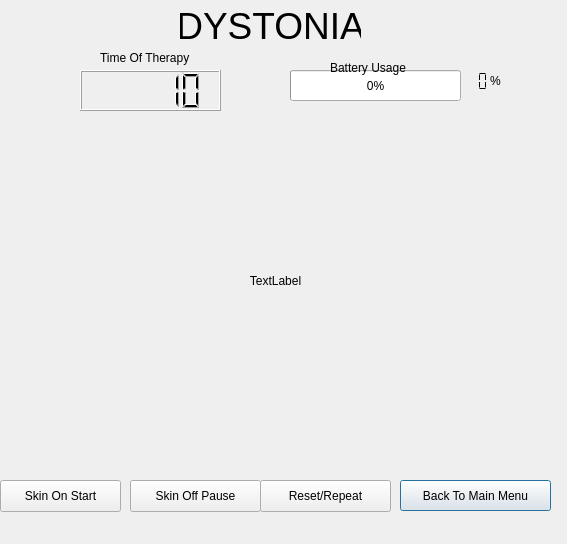
<?xml version="1.0" encoding="UTF-8"?>
<ui version="4.0">
 <class>Dysonia</class>
 <widget class="QDialog" name="Dysonia">
  <property name="geometry">
   <rect>
    <x>0</x>
    <y>0</y>
    <width>567</width>
    <height>544</height>
   </rect>
  </property>
  <property name="windowTitle">
   <string>Dialog</string>
  </property>
  <widget class="QPushButton" name="pushButton">
   <property name="geometry">
    <rect>
     <x>400</x>
     <y>480</y>
     <width>151</width>
     <height>31</height>
    </rect>
   </property>
   <property name="text">
    <string>Back To Main Menu</string>
   </property>
  </widget>
  <widget class="QLabel" name="sound">
   <property name="geometry">
    <rect>
     <x>10</x>
     <y>10</y>
     <width>81</width>
     <height>31</height>
    </rect>
   </property>
   <property name="text">
    <string/>
   </property>
  </widget>
  <widget class="QLabel" name="label">
   <property name="geometry">
    <rect>
     <x>180</x>
     <y>0</y>
     <width>181</width>
     <height>51</height>
    </rect>
   </property>
   <property name="font">
    <font>
     <pointsize>28</pointsize>
    </font>
   </property>
   <property name="text">
    <string>DYSTONIA</string>
   </property>
   <property name="alignment">
    <set>Qt::AlignCenter</set>
   </property>
  </widget>
  <widget class="QLabel" name="time">
   <property name="geometry">
    <rect>
     <x>400</x>
     <y>-20</y>
     <width>161</width>
     <height>91</height>
    </rect>
   </property>
   <property name="text">
    <string/>
   </property>
   <property name="alignment">
    <set>Qt::AlignRight|Qt::AlignTrailing|Qt::AlignVCenter</set>
   </property>
  </widget>
  <widget class="QLabel" name="imagelocation">
   <property name="geometry">
    <rect>
     <x>110</x>
     <y>120</y>
     <width>331</width>
     <height>321</height>
    </rect>
   </property>
   <property name="text">
    <string>TextLabel</string>
   </property>
   <property name="alignment">
    <set>Qt::AlignCenter</set>
   </property>
  </widget>
  <widget class="QLCDNumber" name="lcdNumber">
   <property name="geometry">
    <rect>
     <x>80</x>
     <y>70</y>
     <width>141</width>
     <height>41</height>
    </rect>
   </property>
   <property name="value" stdset="0">
    <double>10.000000000000000</double>
   </property>
  </widget>
  <widget class="QPushButton" name="pushButton_2">
   <property name="geometry">
    <rect>
     <x>0</x>
     <y>480</y>
     <width>121</width>
     <height>32</height>
    </rect>
   </property>
   <property name="text">
    <string>Skin On Start</string>
   </property>
  </widget>
  <widget class="QPushButton" name="pushButton_3">
   <property name="geometry">
    <rect>
     <x>130</x>
     <y>480</y>
     <width>131</width>
     <height>32</height>
    </rect>
   </property>
   <property name="text">
    <string>Skin Off Pause</string>
   </property>
  </widget>
  <widget class="QPushButton" name="pushButton_4">
   <property name="geometry">
    <rect>
     <x>260</x>
     <y>480</y>
     <width>131</width>
     <height>32</height>
    </rect>
   </property>
   <property name="text">
    <string>Reset/Repeat</string>
   </property>
  </widget>
  <widget class="QProgressBar" name="progressBar">
   <property name="geometry">
    <rect>
     <x>290</x>
     <y>70</y>
     <width>171</width>
     <height>31</height>
    </rect>
   </property>
   <property name="value">
    <number>0</number>
   </property>
  </widget>
  <widget class="QLabel" name="label_2">
   <property name="geometry">
    <rect>
     <x>140</x>
     <y>450</y>
     <width>281</width>
     <height>16</height>
    </rect>
   </property>
   <property name="font">
    <font>
     <pointsize>20</pointsize>
    </font>
   </property>
   <property name="text">
    <string/>
   </property>
   <property name="alignment">
    <set>Qt::AlignCenter</set>
   </property>
  </widget>
  <widget class="QLabel" name="label_3">
   <property name="geometry">
    <rect>
     <x>330</x>
     <y>60</y>
     <width>91</width>
     <height>16</height>
    </rect>
   </property>
   <property name="text">
    <string>Battery Usage</string>
   </property>
  </widget>
  <widget class="QLabel" name="label_4">
   <property name="geometry">
    <rect>
     <x>100</x>
     <y>50</y>
     <width>111</width>
     <height>16</height>
    </rect>
   </property>
   <property name="text">
    <string>Time Of Therapy</string>
   </property>
  </widget>
  <widget class="QLCDNumber" name="lcdNumber_2">
   <property name="geometry">
    <rect>
     <x>440</x>
     <y>70</y>
     <width>51</width>
     <height>23</height>
    </rect>
   </property>
   <property name="font">
    <font>
     <family>Abadi MT Condensed Extra Bold</family>
     <weight>75</weight>
     <bold>true</bold>
    </font>
   </property>
   <property name="frameShape">
    <enum>QFrame::NoFrame</enum>
   </property>
   <property name="frameShadow">
    <enum>QFrame::Raised</enum>
   </property>
   <property name="segmentStyle">
    <enum>QLCDNumber::Flat</enum>
   </property>
  </widget>
  <widget class="QLabel" name="label_5">
   <property name="geometry">
    <rect>
     <x>490</x>
     <y>70</y>
     <width>21</width>
     <height>21</height>
    </rect>
   </property>
   <property name="text">
    <string>%</string>
   </property>
  </widget>
  <widget class="QLabel" name="label_6">
   <property name="geometry">
    <rect>
     <x>320</x>
     <y>90</y>
     <width>111</width>
     <height>16</height>
    </rect>
   </property>
   <property name="font">
    <font>
     <weight>75</weight>
     <bold>true</bold>
    </font>
   </property>
   <property name="text">
    <string/>
   </property>
   <property name="alignment">
    <set>Qt::AlignCenter</set>
   </property>
  </widget>
 </widget>
 <resources/>
 <connections>
  <connection>
   <sender>pushButton_2</sender>
   <signal>clicked()</signal>
   <receiver>label_2</receiver>
   <slot>show()</slot>
   <hints>
    <hint type="sourcelabel">
     <x>114</x>
     <y>491</y>
    </hint>
    <hint type="destinationlabel">
     <x>161</x>
     <y>460</y>
    </hint>
   </hints>
  </connection>
  <connection>
   <sender>progressBar</sender>
   <signal>valueChanged(int)</signal>
   <receiver>lcdNumber_2</receiver>
   <slot>display(int)</slot>
   <hints>
    <hint type="sourcelabel">
     <x>449</x>
     <y>95</y>
    </hint>
    <hint type="destinationlabel">
     <x>484</x>
     <y>82</y>
    </hint>
   </hints>
  </connection>
 </connections>
</ui>
